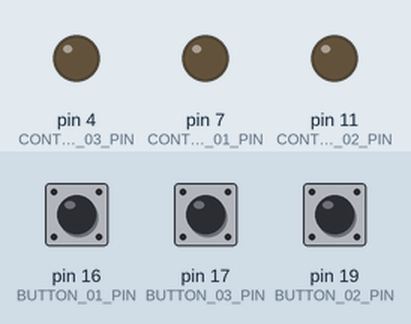
The program below on a simulated Arduino Nano, built with avr-gcc and run on an emulated ATmega328P. On the bench: output pins drawn as LEDs (lit = HIGH). Dashed ring = blinking. Inputs (shaded band) come from the test bench; at power-on: pin 16 (BUTTON_01_PIN) LOW, pin 17 (BUTTON_03_PIN) LOW, pin 19 (BUTTON_02_PIN) LOW.

Above: at 1.2 s.
1.3 s: pin 16 (BUTTON_01_PIN) pulled HIGH for 1 s
At 2.8 s:
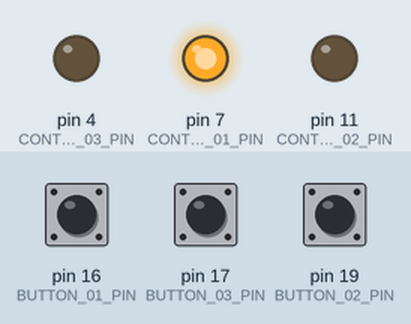
3.8 s: pin 17 (BUTTON_03_PIN) pulled HIGH for 3.2 s
At 4.1 s:
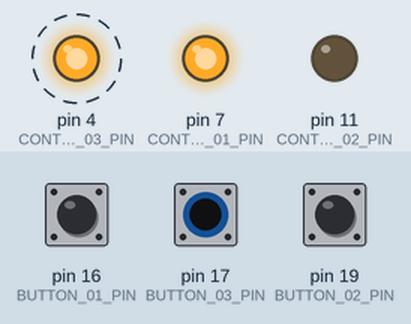
8.5 s: pin 19 (BUTTON_02_PIN) pulled HIGH for 0.15 s
At 9.9 s:
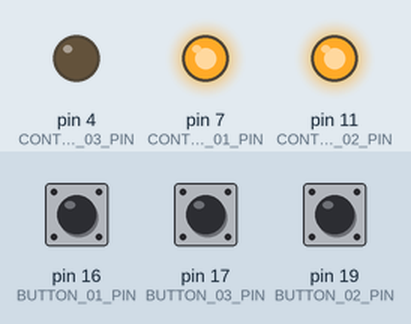
10.2 s: pin 16 (BUTTON_01_PIN) pulled HIGH for 0.15 s
At 11.4 s:
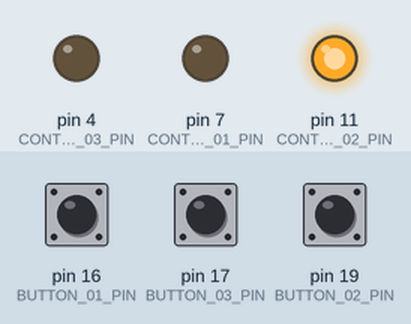
11.9 s: pin 17 (BUTTON_03_PIN) pulled HIGH for 0.15 s
At 12.7 s:
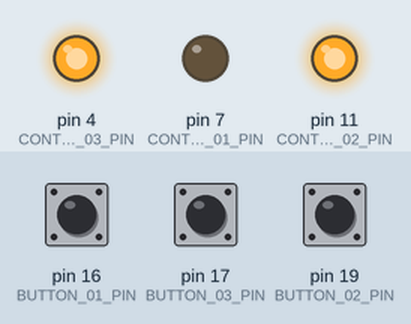
13.6 s: pin 19 (BUTTON_02_PIN) pulled HIGH for 1 s
At 15.8 s:
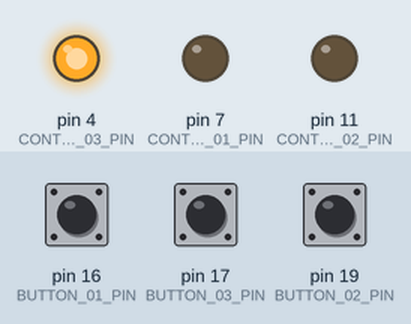
Timing chart, 0 to 17.1 s (numbered marks = the images above; inputs shaded):
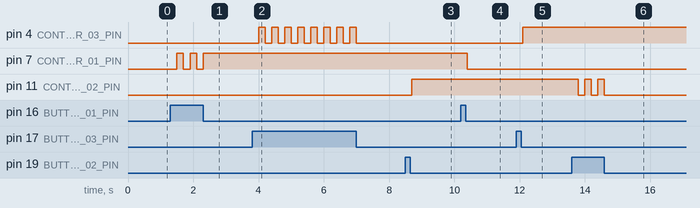

The program:

main.cpp
```cpp
#include <Arduino.h>

#define BUTTON_01_PIN 16
#define BUTTON_02_PIN 19
#define BUTTON_03_PIN 17
#define CONTACTOR_01_PIN 7
#define CONTACTOR_02_PIN 11
#define CONTACTOR_03_PIN 4

bool turn_c01_on = false;
bool turn_c02_on = false;
bool turn_c03_on = false;

void setup() {
  // Starting Serial
  // Serial.begin(9600);

  // Starting button`s input mode
  pinMode(BUTTON_01_PIN, INPUT);
  pinMode(BUTTON_02_PIN, INPUT);
  pinMode(BUTTON_03_PIN, INPUT);

  // Starting contactor`s output mode
  pinMode(CONTACTOR_01_PIN, OUTPUT);
  pinMode(CONTACTOR_02_PIN, OUTPUT);
  pinMode(CONTACTOR_03_PIN, OUTPUT);
}

void loop() {

  // This section is responsible for toggling the contactor state when the corresponding button is pressed
  if(digitalRead(BUTTON_01_PIN)) {
    delay(200);
    turn_c01_on = !turn_c01_on;
  };

  if(digitalRead(BUTTON_02_PIN)) {
    delay(200);
    turn_c02_on = !turn_c02_on;
  };

  if(digitalRead(BUTTON_03_PIN)) {
    delay(200);
    turn_c03_on = !turn_c03_on;
  };

  // This section (de)activate the contactors based on their current state defined above
  if(!turn_c01_on) {
    digitalWrite(CONTACTOR_01_PIN, LOW);
  } else {
    digitalWrite(CONTACTOR_01_PIN, HIGH);
    // Serial.println("Botão 1 apertado");
    // delay(1000);
  }

  if(!turn_c02_on) {
    digitalWrite(CONTACTOR_02_PIN, LOW);
  } else {
    digitalWrite(CONTACTOR_02_PIN, HIGH);
    // Serial.println("Botão 2 apertado");
    // delay(1000);
  }

  if(!turn_c03_on) {
    digitalWrite(CONTACTOR_03_PIN, LOW);
  } else {
    digitalWrite(CONTACTOR_03_PIN, HIGH);
    // Serial.println("Botão 3 apertado");
    // delay(1000);
  }
}
```

Measured:
- after the input at 1.3 s, pin 7 (CONTACTOR_01_PIN): alternates HIGH for 0.20 s and LOW for 0.20 s, 5 changes in all, then stays HIGH, starting after 0.20 s
- after the input at 3.8 s, pin 4 (CONTACTOR_03_PIN): alternates HIGH for 0.20 s and LOW for 0.20 s, 16 changes in all, then stays LOW, starting after 0.20 s
- after the input at 8.5 s, pin 11 (CONTACTOR_02_PIN): LOW → HIGH after 0.20 s
- after the input at 10.2 s, pin 7 (CONTACTOR_01_PIN): HIGH → LOW after 0.20 s
- after the input at 11.9 s, pin 4 (CONTACTOR_03_PIN): LOW → HIGH after 0.20 s
- after the input at 13.6 s, pin 11 (CONTACTOR_02_PIN): alternates HIGH for 0.20 s and LOW for 0.20 s, 5 changes in all, then stays LOW, starting after 0.20 s
